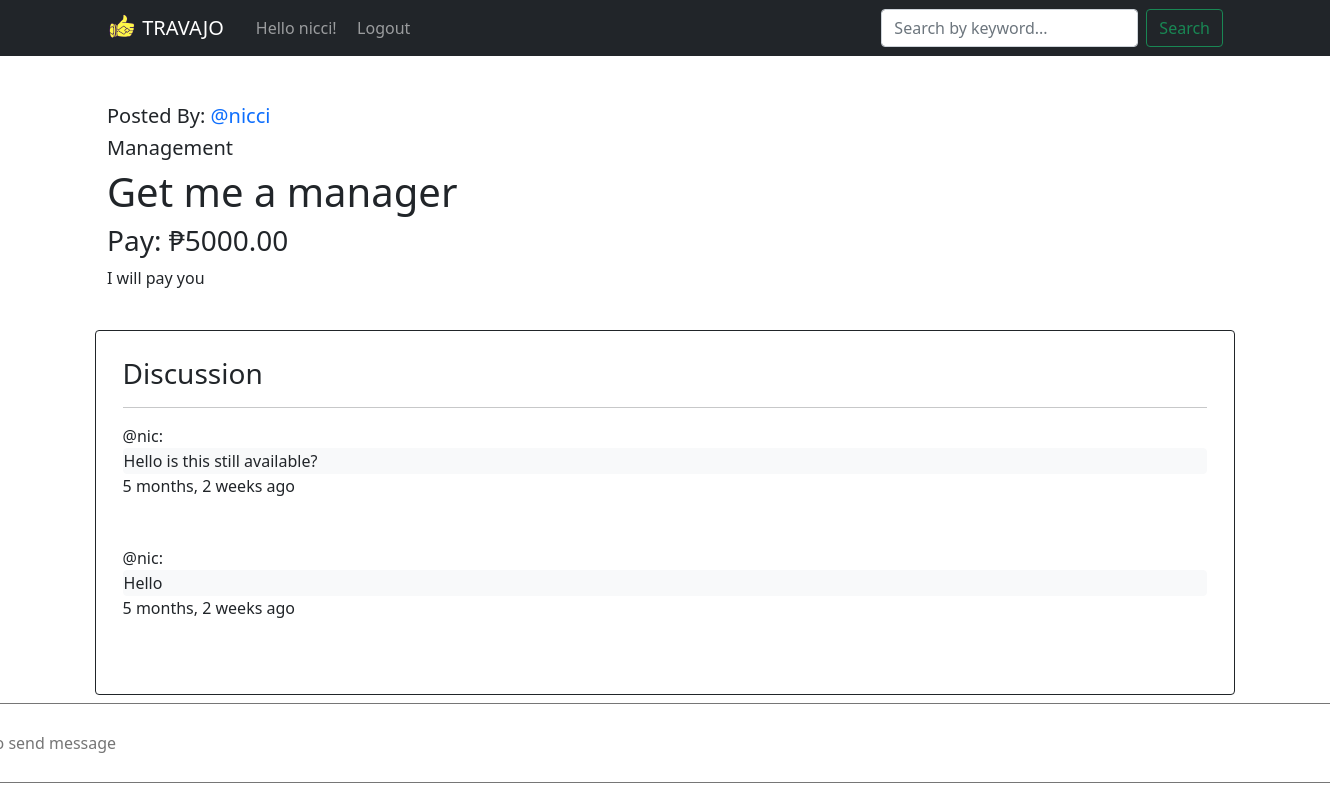
The page /post/7/ (signed in) on the database its author committed.
### base/models.py (models this page shows, shortened)
class Room(models.Model):
    host = category = models.ForeignKey(User, on_delete = models.SET_NULL, null= True)
    category = models.ForeignKey(Category, on_delete = models.SET_NULL, null= True)
    name = models.CharField(max_length=200)
    payout = models.CharField(max_length = 200, null = True, blank = True)
    description = models.TextField(null = True, blank = True)
    updated =  models.DateTimeField(auto_now = True)
    created = models.DateTimeField(auto_now_add = True)
    class Meta:
        ordering = ['-updated', '-created']

class Category(models.Model):
    name = models.CharField(max_length=200)
    def __str__(self):
        return self.name

class Message(models.Model):
    user = models.ForeignKey(User, on_delete = models.CASCADE)
    room = models.ForeignKey(Room, on_delete = models.CASCADE)
    body = models.TextField()
    updated =  models.DateTimeField(auto_now = True)
    created = models.DateTimeField(auto_now_add = True)

### base/views.py (the view, shortened to what this page needs)
def room(request, pk):
    room = Room.objects.get(id = pk)
    postMessages = room.message_set.all().order_by('-created')
    context = {'room': room,'postMessages':postMessages}
    return render(request, 'base/room.html', context)

### base/templates/base/room.html (shortened to what this page needs)
{%  extends 'main.html' %}
{% block content %}
<div>
<div class="container">
    <h5>Posted By: <a href= "{% url 'User Profile' room.host.id %}">@{{room.host.username}}</h5></a>
    <h5>{{room.category}}</h5>
    <h1>{{room.name}}</h1>
    {% if room.payout == None %}
    <h3>Pay: Not specified</h3>
    {%else%}
    <h3>Pay: ₱{{room.payout}}</h3>
    {%endif%}
    <p>{{room.description}}</p><br>
</div>
<div class="container border border-dark rounded" style="padding: 2%;">
<h3>Discussion</h3><hr>
{% for message in postMessages %}
    {%  if request.user == message.user %}
    <div class="row">
        <div class = "col d-flex sm-2 justify-content-start"><a href = "{% url 'Delete Message' message.id %}">Delete</a></div>
        <div class="col d-flex align-items-end flex-column">You:<br></div>
    </div>
    <div class="row justify-content-start bg-light border border-light rounded">
         <div class="col d-flex sm-8 justify-content-end">{{message.body}}</div>
    </div>
         <div class="d-flex align-items-end flex-column">{{message.created|timesince}} ago</div>
        <br>
     {%else%}
        <div class="d-flex align-items-start flex-column">@{{message.user}}:<br></div>
        <div class="d-flex sm-8 justify-content-start bg-light border border-light rounded">{{message.body}}</div>
        <div class="d-flex align-items-start flex-column">{{message.created|timesince}} ago</div>
        <br><br>
{%endif%}
{%endfor%}
</div>
    {% if request.user.is_authenticated %}
    <div class = "container d-flex p-2 justify-content-center">
        <form method = "POST" action = "">
            <input type = "text" name = "commentbox" placeholder = "Type to send message" rows = "4" style = "height: 10vh; width: 180vh;"/>
        </form>
     </div>
        {%endif%}
    </div>
{% endblock content %}

### templates/nav.html (shortened to what this page needs)
{%  load static %}
<nav class="navbar navbar-expand-lg navbar-dark bg-dark">
    <div class="container">
      <a class="navbar-brand" href="/">
        <img src="{% static 'images/site_icon.png' %}" width="30" height="30" class="d-inline-block align-top" alt="travajo logo">
        <span class="navbar-brand mb-0 h1">TRAVAJO</span>
      </a>
      <div class="collapse navbar-collapse" id="navbarSupportedContent">
        <ul class="navbar-nav me-auto mb-2 mb-lg-0">
          <div class="col d-flex align-items-center justify-content-center">
            {% if request.user.is_authenticated %}
            <span class="navbar-text">Hello {{request.user}}! &nbsp;&nbsp; </span>
            {%endif%}
        </div>
          <li class="nav-item">
            {% if request.user.is_authenticated %}
            <a class="nav-link" href = "{% url 'logoutUser' %}">Logout</a>
            {% else %}
            <a class ="nav-link" href = "{% url 'loginUser'  %}">Login</a>
            {% endif %}
            </li>
        </ul>
        <form class="d-flex" method="GET" action = "{% url 'home' %}">
          <input class="form-control me-2" type="text"  name = "q" placeholder="Search by keyword..." aria-label="Search">
          <button class="btn btn-outline-success" type="submit">Search</button>
        </form>
      </div>
    </div>
  </nav>
<br><br>

### templates/main.html (style rules this page uses)
html { height:100vh; }

### base/templates/base/room.html (style rules this page uses)
a { text-decoration: none; }

### rows shown on the page
Room: host.username "nicci", category "Management", name "Get me a manager", payout "5000.00", description "I will pay you"
Message: user "nic", body "Hello is this still available?", created "5 months, 2 weeks"
Message: user "nic", body "Hello", created "5 months, 2 weeks"

### other values the page prints
{{ request.user }} "nicci"
